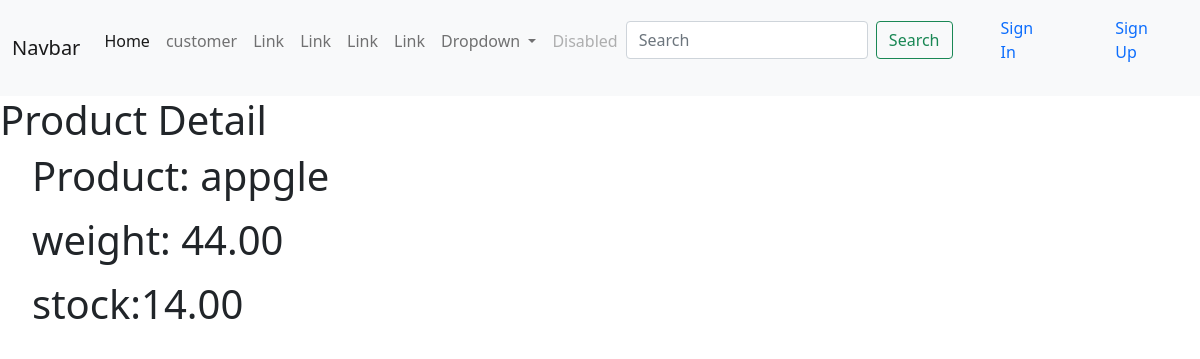
The page /p/2/ on the database as committed earlier.
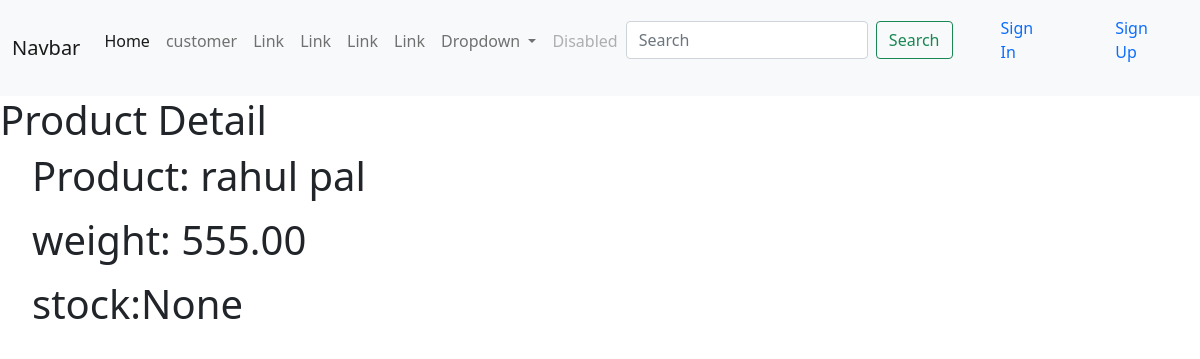
The same page on the database as committed later.
### products/models.py (models this page shows, shortened)
class Products(models.Model):
    user = models.ForeignKey(User,on_delete=models.CASCADE)
    name= models.CharField(max_length=50)
    weight= models.DecimalField(max_digits=5, decimal_places=2, blank=True, null=True)
    price=  models.DecimalField(max_digits=5, decimal_places=2, blank=True, null=True)
    stock=  models.DecimalField(max_digits=5, decimal_places=2, blank=True, null=True)
    create_at= models.DateField(auto_now=True)
    update_at= models.DateTimeField(auto_now_add=True)
    class  Meta:
        db_table = 'Products'
        managed = True
        ordering = ('-name',)
        verbose_name = 'Product'
        verbose_name_plural = 'Products'

### products/views.py (the view, shortened to what this page needs)
# urls.py: path('p/<int:pk>/', PostDetailView.as_view(), name='product-detail'),
class PostDetailView(DetailView):
    model = Products
    context_object_name='pd'
    template_name='products_detail.html'

### products/templates/products_detail.html (shortened to what this page needs)
{% extends "base.html" %}
{% load crispy_forms_tags %}
{% load account %}
{% load socialaccount %}
<h1>Product Detail</h1>
    <ul><h1>
        Product: {{pd.name}}</h1></ul>
    <ul><h1> weight: {{pd.weight}}</h1></ul>
   <ul><h1>stock:{{pd.stock}}</h1></ul>

Rows that differ between the two databases and show on the page:
changed Products: name "appgle" → "rahul pal"; weight "44.00" → "555.00"; stock "14.00" → "None"
